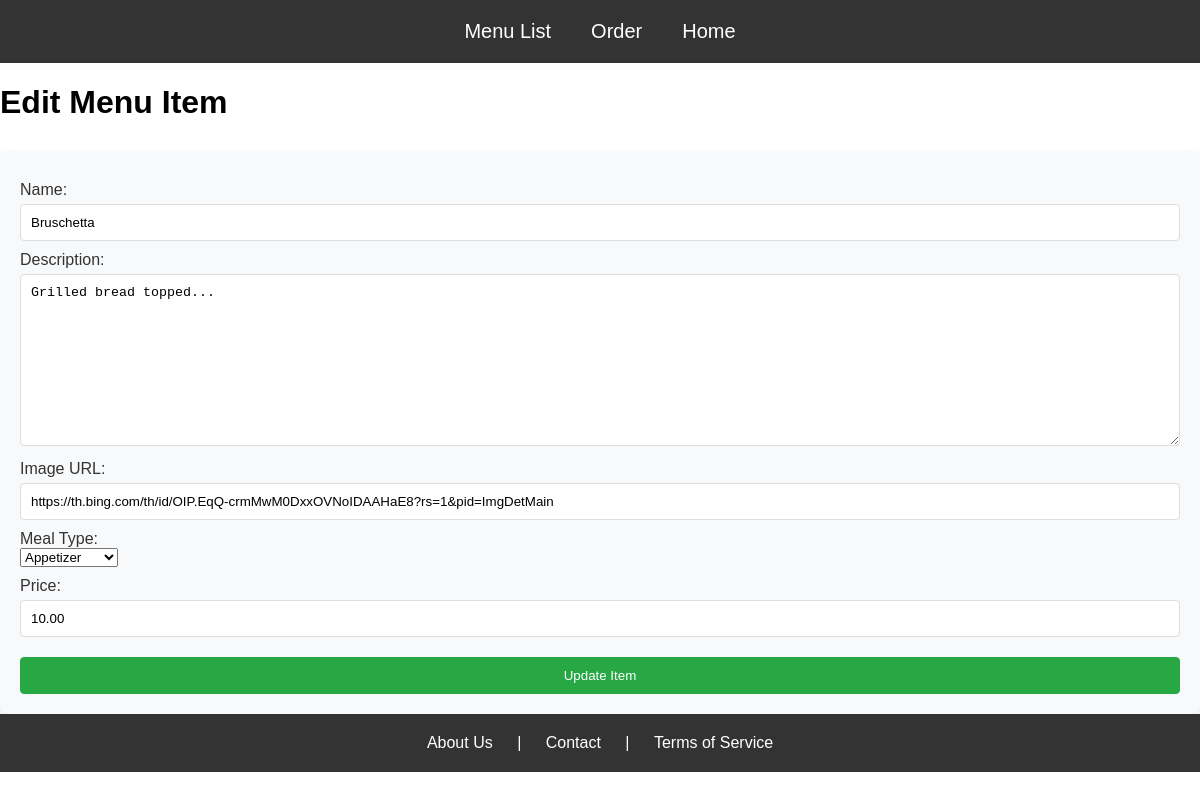
/edit_menu_item/3, run on an earlier commit of the app's database.
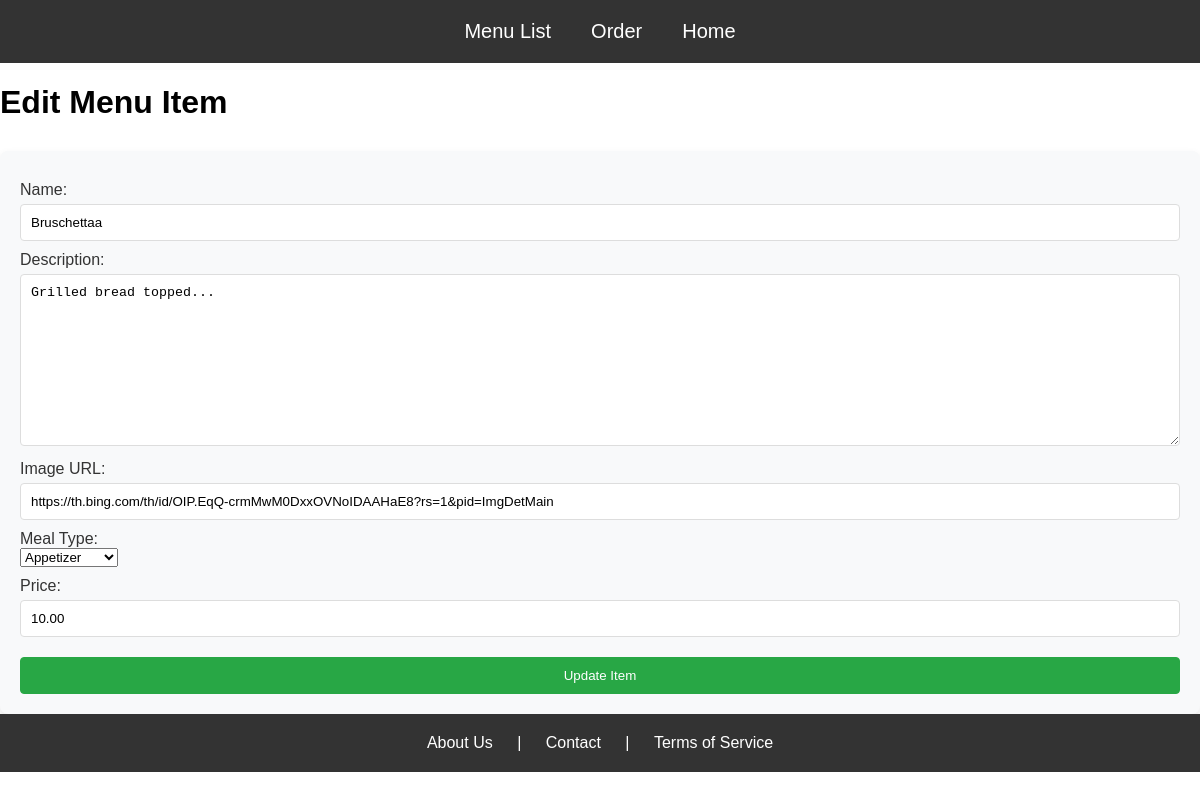
And on a later commit of the database.
### restaurant_app/models.py (models this page shows)
class MenuItem(models.Model):
    name = models.CharField(max_length=100)
    description = models.TextField()
    image_url = models.URLField()
    meal_type = models.CharField(max_length=50)
    price = models.DecimalField(max_digits=5, decimal_places=2)
    def __str__(self):
        return self.name

### restaurant_app/views.py (the view)
# urls.py: path('edit_menu_item/<int:item_id>', views.edit_menu_item, name='edit_menu_item')
@csrf_exempt
def edit_menu_item(request, item_id):
    item = MenuItem.objects.get(id=item_id)
    print(item)
    if request.method == 'POST':
        form = MenuItemForm(request.POST, instance=item)
        if form.is_valid():
            form.save()
            return HttpResponseRedirect('/menu_list')
    else:
        form = MenuItemForm(instance=item)
    return render(request, 'restaurantModule/edit_menu_item.html', {'form': form})

### restaurant_app/templates/restaurantModule/edit_menu_item.html (shortened to what this page needs)
{% extends "layouts/base.html" %}
{% block content %}
<h1>Edit Menu Item</h1>
<form method="post" action="">
    {{ form}}
    <button type="submit">Update Item</button>
</form>
{% endblock %}

### restaurant_app/templates/layouts/base.html (shortened to what this page needs)
{% load static %}
<!DOCTYPE html>
<html lang="en">
   <head>
      <link rel="stylesheet" href="{% static 'css/styles.css' %}">
   </head>
   <body>
      {% include 'includes/header.html' %}
      {% block content %}
      {% endblock content %}
      {% include 'includes/footer.html' %}
   </body>
</html>

### restaurant_app/templates/includes/header.html
<div class="header">
    <ul class="nav">
        <li class="nav-item"><a href="/menu_list" class="nav-link">Menu List</a></li>
        <li class="nav-item"><a href="/order" class="nav-link">Order</a></li>
        <li class="nav-item"><a href="/" class="nav-link">Home</a></li>
    </ul>
</div>

### restaurant_app/templates/includes/footer.html
<div class="footer">
    <ul class="footer-content">
        <li><a href="#about">About Us</a></li>
        <li>|</li>
        <li><a href="#contact">Contact</a></li>
        <li>|</li>
        <li><a href="#terms">Terms of Service</a></li>
    </ul>
</div>

### static/css/styles.css (style rules this page uses)
body { margin: 0; font-family: Arial, sans-serif; }
.header { background-color: #333; color: white; text-align: center; padding: 10px 0; }
.nav { display: flex; justify-content: center; padding: 0; margin: 0; list-style-type: none; }
.nav-item { padding: 10px 20px; }
.nav-link { color: white; text-decoration: none; font-size: 20px; }
.footer { background-color: #333; color: white; text-align: center; padding: 20px 0; left: 0; bottom: 0; width: 100%; }
.footer-content { margin: 0; padding: 0; list-style-type: none; }
.footer-content li { display: inline; padding: 0 10px; }
.footer-content a { color: white; text-decoration: none; }
a { text-decoration: none; color: blue; }
form { background-color: #f8f9fa; padding: 20px; border-radius: 8px; box-shadow: 0 4px 8px rgba(0, 0, 0, 0.1); margin-top: 30px; }
form label { display: block; margin-top: 10px; color: #333; }
form input, form textarea, form button { width: 100%; padding: 10px; margin-top: 5px; border: 1px solid #ddd; border-radius: 4px; box-sizing: border-box; }
form button { background-color: #28a745; color: white; border-color: #28a745; margin-top: 20px; cursor: pointer; }

What changed in the data, as far as the page shows it:
changed MenuItem "https://th.bing.com/th/id/OIP.EqQ-crmMwM0DxxOVNoIDAAHaE8?rs=1&pid=ImgDetMain": name "Bruschetta" → "Bruschettaa"
